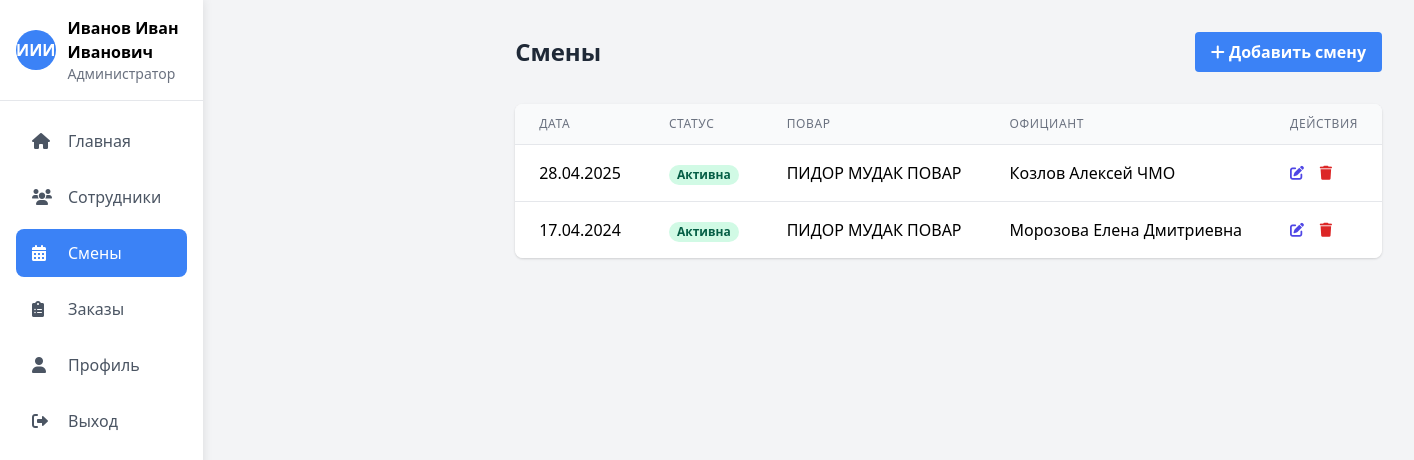
The app's page /shifts.php (signed in) with its own data.
### tables this page shows
CREATE TABLE `shifts` (
  `id` int(11) NOT NULL,
  `date` date NOT NULL,
  `status` enum('active','completed','cancelled') NOT NULL DEFAULT 'active',
  `cook_id` int(11) NOT NULL,
  `waiter_id` int(11) NOT NULL,
  `created_at` timestamp NOT NULL DEFAULT current_timestamp()
);

CREATE TABLE `employees` (
  `id` int(11) NOT NULL,
  `name` varchar(100) NOT NULL,
  `email` varchar(100) NOT NULL,
  `password` varchar(255) NOT NULL,
  `role` enum('admin','cook','waiter') NOT NULL,
  `status` enum('active','blocked') DEFAULT 'active',
  `created_at` timestamp NOT NULL DEFAULT current_timestamp(),
  `phone` varchar(20) DEFAULT NULL
);

### auth.php (called while the page is built, shortened)
<?php
function isLoggedIn() {
    return isset($_SESSION['user_id']);
}
function hasRole($role) {
    return $_SESSION['user_role'] === $role;
}
?>

### functions.php (called while the page is built, shortened)
<?php
require_once 'auth.php';
function getShifts($filters = []) {
    $pdo = connectDB();
    $sql = "
        SELECT s.*,
               c.name as cook_name,
               w.name as waiter_name
        FROM shifts s
        LEFT JOIN employees c ON s.cook_id = c.id
        LEFT JOIN employees w ON s.waiter_id = w.id
    ";
    $params = [];
    $sql .= " ORDER BY s.date DESC";
    $stmt = $pdo->prepare($sql);
    $stmt->execute($params);
    return $stmt->fetchAll();
}
?>

### shifts.php (the view, shortened to what this page needs)
<?php
require_once 'auth.php';
require_once 'functions.php';
$isAdmin = hasRole('admin');
$isCook = hasRole('cook');
$isWaiter = hasRole('waiter');
$shifts = getShifts();
?>
<!DOCTYPE html>
<html lang="ru">
<head>
    <link href="https://cdn.jsdelivr.net/npm/tailwindcss@2.2.19/dist/tailwind.min.css" rel="stylesheet">
    <link href="https://cdnjs.cloudflare.com/ajax/libs/font-awesome/6.0.0/css/all.min.css" rel="stylesheet">
    <link href="style.css" rel="stylesheet">
</head>
<body class="bg-gray-100">
    <div class="flex h-screen">
        <aside class="sidebar bg-white shadow-lg w-64">
            <div class="p-4 border-b">
                <div class="flex items-center space-x-3">
                    <div class="avatar avatar-blue">
                        <?php echo htmlspecialchars($_SESSION['user_initials']); ?>
                    </div>
                    <div>
                        <h2 class="font-semibold logo-text"><?php echo htmlspecialchars($_SESSION['user_name']); ?></h2>
                        <p class="text-sm text-gray-500 nav-text">
                            <?php
                            if ($isAdmin) {
                                echo 'Администратор';
                            } elseif ($isCook) {
                                echo 'Повар';
                            } elseif ($isWaiter) {
                                echo 'Официант';
                            }
                            ?>
                        </p>
                    </div>
                </div>
            </div>
            <nav class="p-4">
                <a href="index.php" class="nav-item">
                    <i class="fas fa-home"></i>
                    <span class="nav-text">Главная</span>
                </a>
                <?php if ($isAdmin): ?>
                <a href="employees.php" class="nav-item">
                    <i class="fas fa-users"></i>
                    <span class="nav-text">Сотрудники</span>
                </a>
                <?php endif; ?>
                <?php if ($isAdmin || $isWaiter): ?>
                <a href="shifts.php" class="nav-item active">
                    <i class="fas fa-calendar-alt"></i>
                    <span class="nav-text">Смены</span>
                </a>
                <?php endif; ?>
                <a href="orders.php" class="nav-item">
                    <i class="fas fa-clipboard-list"></i>
                    <span class="nav-text">Заказы</span>
                </a>
                <a href="profile.php" class="nav-item">
                    <i class="fas fa-user"></i>
                    <span class="nav-text">Профиль</span>
                </a>
                <a href="logout.php" class="nav-item text-red-500">
                    <i class="fas fa-sign-out-alt"></i>
                    <span class="nav-text">Выход</span>
                </a>
            </nav>
        </aside>
        <main class="content flex-1 p-8">
            <div class="flex justify-between items-center mb-8">
                <h1 class="text-2xl font-bold text-gray-800">Смены</h1>
                <?php if ($isAdmin): ?>
                <button onclick="showModal('addShiftModal')" class="bg-blue-500 hover:bg-blue-700 text-white font-bold py-2 px-4 rounded">
                    <i class="fas fa-plus"></i> Добавить смену
                </button>
                <?php endif; ?>
            </div>
            <div class="bg-white rounded-lg shadow overflow-hidden">
                <table class="min-w-full divide-y divide-gray-200">
                    <thead class="bg-gray-50">
                        <tr>
                            <th class="px-6 py-3 text-left text-xs font-medium text-gray-500 uppercase tracking-wider">Дата</th>
                            <th class="px-6 py-3 text-left text-xs font-medium text-gray-500 uppercase tracking-wider">Статус</th>
                            <th class="px-6 py-3 text-left text-xs font-medium text-gray-500 uppercase tracking-wider">Повар</th>
                            <th class="px-6 py-3 text-left text-xs font-medium text-gray-500 uppercase tracking-wider">Официант</th>
                            <?php if ($isAdmin): ?>
                            <th class="px-6 py-3 text-left text-xs font-medium text-gray-500 uppercase tracking-wider">Действия</th>
                            <?php endif; ?>
                        </tr>
                    </thead>
                    <tbody class="bg-white divide-y divide-gray-200">
                        <?php foreach ($shifts as $shift): ?>
                        <tr>
                            <td class="px-6 py-4 whitespace-nowrap"><?php echo date('d.m.Y', strtotime($shift['date'])); ?></td>
                            <td class="px-6 py-4 whitespace-nowrap">
                                <?php
                                $statusClass = '';
                                $statusText = '';
                                switch($shift['status']) {
                                    case 'active':
                                        $statusClass = 'bg-green-100 text-green-800';
                                        $statusText = 'Активна';
                                        break;
                                }
                                ?>
                                <span class="px-2 inline-flex text-xs leading-5 font-semibold rounded-full <?php echo $statusClass; ?>">
                                    <?php echo $statusText; ?>
                                </span>
                            </td>
                            <td class="px-6 py-4 whitespace-nowrap"><?php echo htmlspecialchars($shift['cook_name']); ?></td>
                            <td class="px-6 py-4 whitespace-nowrap"><?php echo htmlspecialchars($shift['waiter_name']); ?></td>
                            <?php if ($isAdmin): ?>
                            <td class="px-6 py-4 whitespace-nowrap text-sm font-medium">
                                <button onclick="editShift(<?php echo htmlspecialchars(json_encode($shift)); ?>)" class="text-indigo-600 hover:text-indigo-900 mr-3">
                                    <i class="fas fa-edit"></i>
                                </button>
                                <button onclick="deleteShift(<?php echo $shift['id']; ?>)" class="text-red-600 hover:text-red-900">
                                    <i class="fas fa-trash"></i>
                                </button>
                            </td>
                            <?php endif; ?>
                        </tr>
                        <?php endforeach; ?>
                    </tbody>
                </table>
            </div>
        </main>
    </div>
</body>
</html>

### style.css (style rules this page uses)
.sidebar { transition: all 0.3s; width: 280px; background-color: #ffffff; box-shadow: 0 0 10px rgba(0, 0, 0, 0.1); z-index: 50; }
.content { transition: margin-left 0.3s; margin-left: 280px; }
table { width: 100%; border-collapse: collapse; }
th { background-color: #f9fafb; padding: 0.75rem 1rem; text-align: left; font-weight: 500; color: #374151; border-bottom: 1px solid #e5e7eb; }
td { padding: 0.75rem 1rem; border-bottom: 1px solid #e5e7eb; }
tr:last-child td { border-bottom: none; }
.avatar { display: flex; align-items: center; justify-content: center; width: 2.5rem; height: 2.5rem; border-radius: 50%; font-weight: 600; color: #fff; }
.avatar-blue { background-color: #3b82f6; }
.nav-item { display: flex; align-items: center; padding: 0.75rem 1rem; color: #4b5563; border-radius: 0.5rem; margin-bottom: 0.5rem; transition: all 0.2s; }
.nav-item.active { background-color: #3b82f6; color: white !important; }
.nav-item i { width: 1.5rem; margin-right: 0.75rem; }

### records on screen
shifts: date "28.04.2025", status "Активна", cook.name "ПИДОР МУДАК ПОВАР", waiter.name "Козлов Алексей ЧМО"
shifts: date "17.04.2024", status "Активна", cook.name "ПИДОР МУДАК ПОВАР", waiter.name "Морозова Елена Дмитриевна"

### other values on screen
$_SESSION['user_initials'] "ИИИ"
$_SESSION['user_name'] "Иванов Иван Иванович"
